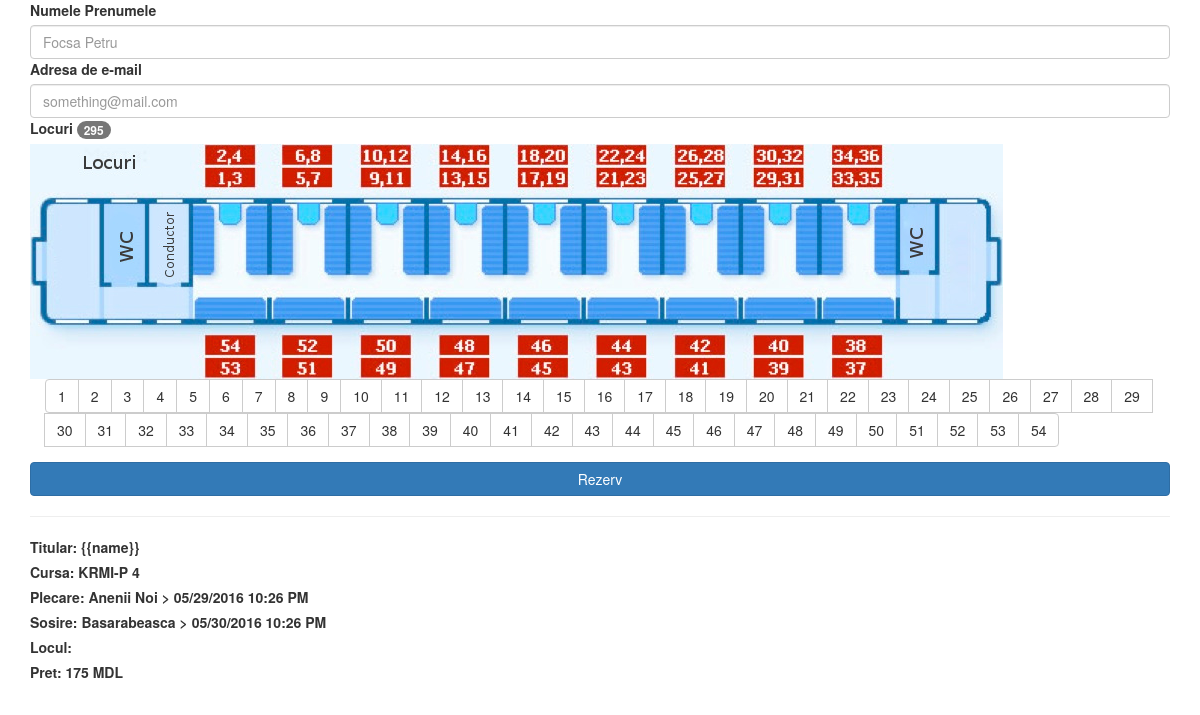
Page /trainTickets/order.php?sch=4 on the committed database.
### tables this page shows
CREATE TABLE `train` (
  `id` int(2) NOT NULL,
  `type` varchar(10) NOT NULL,
  `name` varchar(10) NOT NULL,
  `place` int(3) NOT NULL
);

CREATE TABLE `schedule` (
  `id` int(11) NOT NULL,
  `id_train` int(2) NOT NULL,
  `start` varchar(20) NOT NULL,
  `destination` varchar(20) NOT NULL,
  `start_time` varchar(20) NOT NULL,
  `destination_time` varchar(20) NOT NULL
);

CREATE TABLE `city` (
  `name` varchar(20) NOT NULL,
  `distance` int(4) NOT NULL
);

### trainTickets/order.php (the view, shortened to what this page needs)
<?php
$sch_id=$_GET['sch'];
$querry = mysql_fetch_row(mysql_query("SELECT * FROM schedule WHERE id=$sch_id"));
$querryTrain=mysql_fetch_row(mysql_query("SELECT name,place FROM train WHERE id=$querry[1]"));
$numOfOrders=mysql_fetch_row(mysql_query("SELECT COUNT(sch_id) FROM orders"));
$numOfOrders=$numOfOrders[0];
$free=$querryTrain[1] - $numOfOrders;
$price = mysql_fetch_array(mysql_query("SELECT distance FROM city"));
$price = $price[0]*5;
?>
<!DOCTYPE html>
	<html>
		<head>
    <link rel="stylesheet" href="css/bootstrap.min.css" />
		</head>
		<body>
		<div class="container" ng-app="" >
			<form name="add" action="<?php echo htmlspecialchars($_SERVER["PHP_SELF"]);?>" method="POST">
				<div class="form-group" >
					<label>Numele Prenumele</label>
    				<input type="text" class="form-control" name="name"placeholder="Focsa Petru" required ng-model="name">
    				<label>Adresa de e-mail</label>
    				<input type="email" id="mail" class="form-control" placeholder="something@mail.com" name="mail"required ng-model="text">
    				<label>Locuri <span class="badge"><?php echo $free;?></span></label>
    				<img src="img/plackart.jpg" class="img-responsive">
    				<div class="btn-group container">
    					<?php
    						for($i=1;$i<55;$i++)
    							echo "<button type='button' class='btn btn-default' onclick='place($i)'>$i</button>";
    					?>
					</div>
				</div>
			  <button type="submit" class="btn btn-primary btn-block" name="submit" onsubmit="sendMail()">Rezerv</button>
			</form>
			<div id="send">
			<hr>
    				<label>Titular: {{name}} </label><br>
    				<label>Cursa: <?php echo "$querryTrain[0] $sch_id";?> </label><br>
    				<label>Plecare: <?php echo "$querry[2] > $querry[4]";?> </label><br>
    				<label>Sosire: <?php echo "$querry[3] > $querry[5]";?> </label><br>
    				<label id="pos">Locul: </label><br>
    				<label>Pret: <?php echo $price;?> MDL</label>
    		</div>
		</div>
		</body>
	</html>

### rows in the picture
train: name "KRMI-P"
schedule: start "Anenii Noi", start_time "05/29/2016 10:26 PM", destination "Basarabeasca", destination_time "05/30/2016 10:26 PM"
city: distance "175"

### other values in the picture
$free "295"
$sch_id "4"
